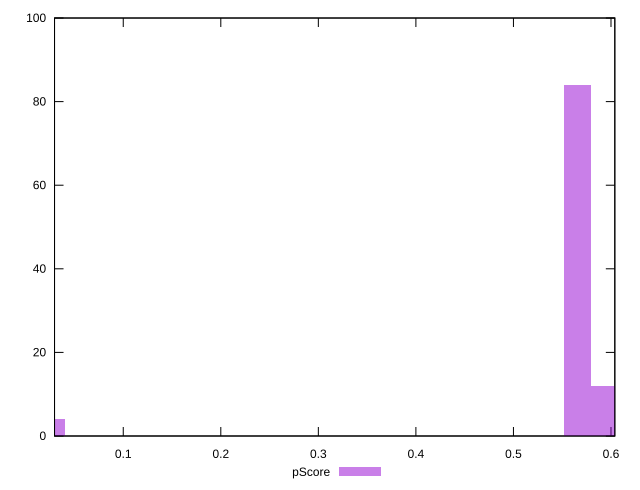

Generate this figure with gnuplot:
reset

$pScore <<EOF
0.5657510824274075 84
0.592691610162046 12
0.026940527734638453 4
EOF

set key outside below
set boxwidth 0.026940527734638453
set xrange [0.029553739973128323:0.6039287524134358]
set yrange [0:100]
set trange [0:100]
set style fill transparent solid 0.5 noborder
set terminal svg size 640, 490 enhanced background rgb 'white'
set output "report_00009_2021-02-08T22-37-41.559Z/cumulative-layout-shift/samples/pages+cached+noadtech+nomedia+nocss/pScore/histogram.svg"

plot $pScore title "pScore" with boxes

reset
